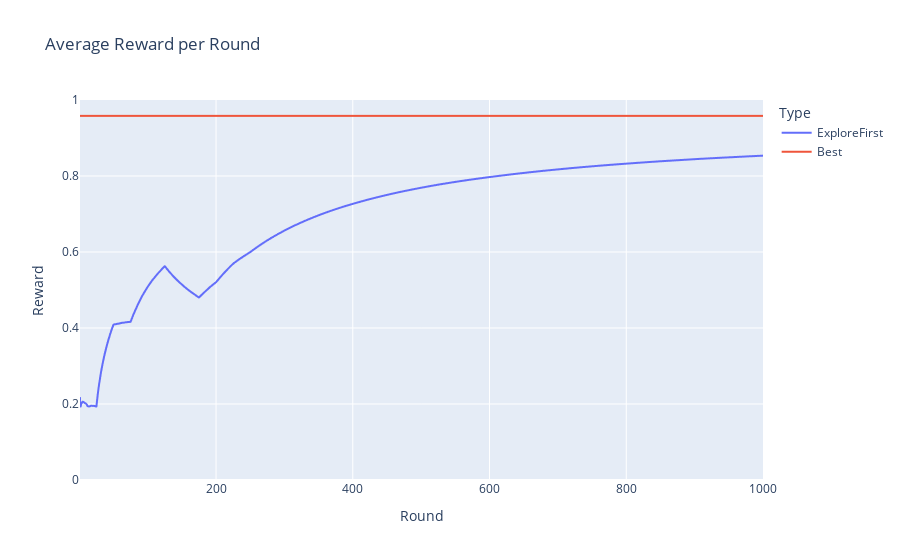
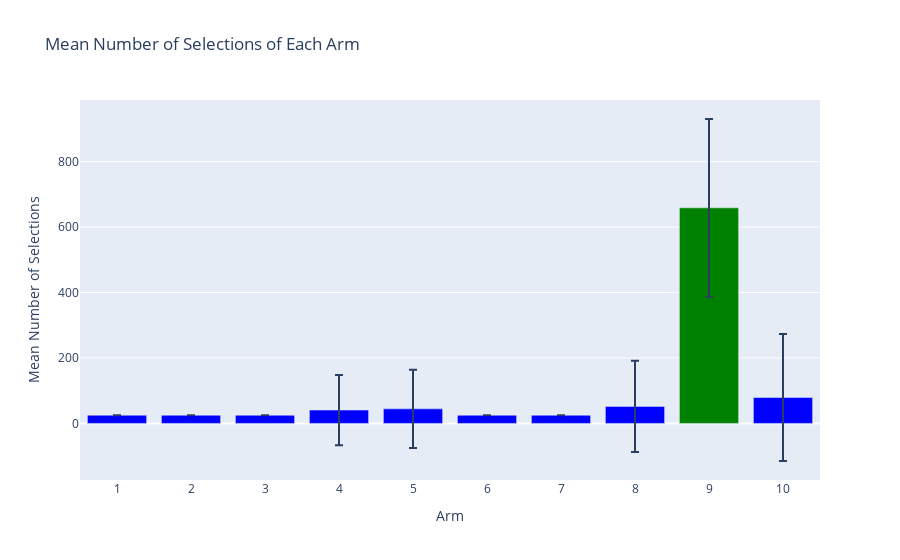

Notebook cell for these charts, in order:
### Code cell
# Com um número maior de exploração, é mais provável de esoher o melhor braço para a fase de aprofundamento
# Porém, mais tempo é "perdido" na fase de exploração
explore_first_results = MABExperiment(
    num_arms=NUM_ARMS, 
    num_rounds=NUM_ROUNDS,
    num_episodes=NUM_EPISODES,
    build_algorithm=lambda: ExploreFirst(NUM_ARMS, 25),
    environment=env
).run()

### Figure 1 — Plotly figure (JSON) as saved in the notebook; plotly's stock layout.template omitted (floating-point values rounded to 4 significant figures; data arrays with more than 128 entries replaced by an {"elided": "..."} marker saying what was removed)
{"data": [{"hovertemplate": "Type=ExploreFirst<br>Round=%{x}<br>Reward=%{y}<extra></extra>", "legendgroup": "ExploreFirst", "line": {"color": "#636efa", "dash": "solid"}, "marker": {"symbol": "circle"}, "mode": "lines", "name": "ExploreFirst", "showlegend": true, "type": "scattergl", "x": {"elided": "1000 int values"}, "xaxis": "x", "y": {"elided": "1000 float values"}, "yaxis": "y"}, {"hovertemplate": "Type=Best<br>Round=%{x}<br>Reward=%{y}<extra></extra>", "legendgroup": "Best", "line": {"color": "#EF553B", "dash": "solid"}, "marker": {"symbol": "circle"}, "mode": "lines", "name": "Best", "showlegend": true, "type": "scattergl", "x": {"elided": "1000 int values"}, "xaxis": "x", "y": {"elided": "1000 float values"}, "yaxis": "y"}], "layout": {"legend": {"title": {"text": "Type"}, "tracegroupgap": 0}, "title": {"text": "Average Reward per Round"}, "xaxis": {"anchor": "y", "domain": [0, 1], "title": {"text": "Round"}}, "yaxis": {"anchor": "x", "domain": [0, 1], "range": [0, 1], "title": {"text": "Reward"}}}}

### Figure 2 — Plotly figure (JSON) as saved in the notebook; plotly's stock layout.template omitted (floating-point values rounded to 4 significant figures)
{"data": [{"alignmentgroup": "True", "error_y": {"array": [0, 0, 0, 107.5, 119.4, 0, 0, 139.7, 271.4, 193.9]}, "hovertemplate": "Arm=%{x}<br>Mean Number of Selections=%{y}<extra></extra>", "legendgroup": "", "marker": {"color": ["blue", "blue", "blue", "blue", "blue", "blue", "blue", "blue", "green", "blue"], "pattern": {"shape": ""}}, "name": "", "offsetgroup": "", "orientation": "v", "showlegend": false, "textposition": "auto", "type": "bar", "x": ["1", "2", "3", "4", "5", "6", "7", "8", "9", "10"], "xaxis": "x", "y": [25, 25, 25, 40.75, 44.5, 25, 25, 52, 658.8, 79], "yaxis": "y"}], "layout": {"barmode": "relative", "legend": {"tracegroupgap": 0}, "title": {"text": "Mean Number of Selections of Each Arm"}, "xaxis": {"anchor": "y", "domain": [0, 1], "title": {"text": "Arm"}}, "yaxis": {"anchor": "x", "domain": [0, 1], "title": {"text": "Mean Number of Selections"}}}}
